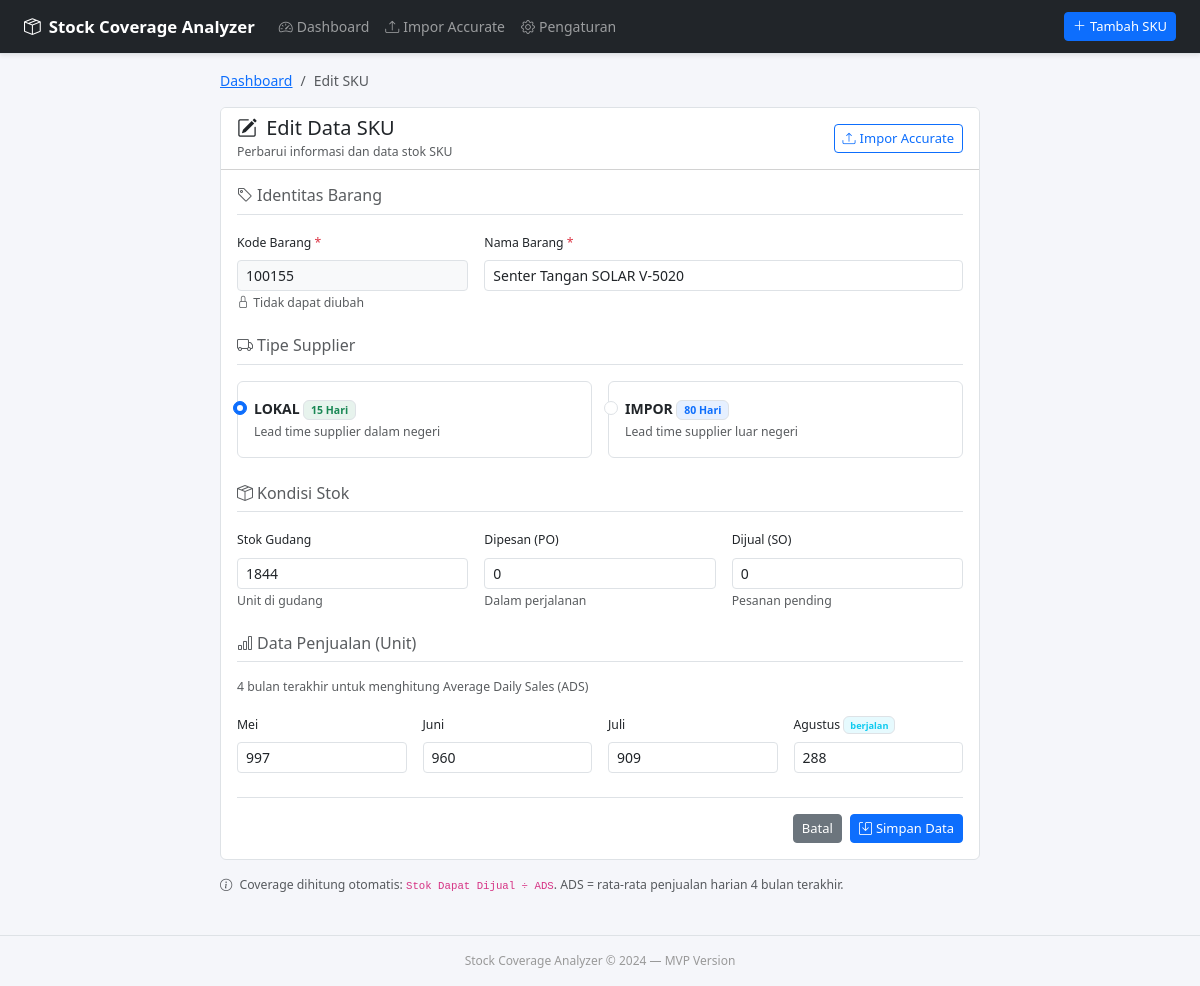
The page /sku/100155/edit on the database its author committed.
### app/models.py (models this page shows, shortened)
class SKU(db.Model):
    __tablename__ = "sku"
    kode_barang = db.Column(db.String(50), primary_key=True)
    nama_barang = db.Column(db.String(200), nullable=False)
    supplier = db.Column(db.String(10), nullable=False)  # IMPOR | LOKAL
    stok_gudang = db.Column(db.Integer, nullable=False, default=0)
    dipesan = db.Column(db.Integer, nullable=False, default=0)
    dijual = db.Column(db.Integer, nullable=False, default=0)
    penjualan_mei = db.Column(db.Integer, nullable=False, default=0)
    penjualan_juni = db.Column(db.Integer, nullable=False, default=0)
    penjualan_juli = db.Column(db.Integer, nullable=False, default=0)
    penjualan_agustus = db.Column(db.Integer, nullable=False, default=0)

### app/routes.py (the view, shortened to what this page needs)
@bp.route("/sku/<kode>/edit", methods=["GET", "POST"])
def edit_sku(kode):
    sku = SKU.query.get_or_404(kode)
    return render_template("form_sku.html", sku=sku, action="Edit")

### app/templates/form_sku.html (shortened to what this page needs)
{% extends "base.html" %}
{% block content %}
<div class="row justify-content-center">
  <div class="col-lg-8">
    <nav aria-label="breadcrumb" class="mb-3">
      <ol class="breadcrumb small">
        <li class="breadcrumb-item"><a href="{{ url_for('main.index') }}">Dashboard</a></li>
        <li class="breadcrumb-item active">{{ action }} SKU</li>
      </ol>
    </nav>
    <div class="card">
      <div class="card-header d-flex align-items-center justify-content-between flex-wrap gap-2 bg-white">
        <div>
          <h5 class="mb-0">
            {% if action == 'Edit' %}
            <i class="bi bi-pencil-square me-1"></i>
            {% else %}
            <i class="bi bi-plus-circle me-1"></i>
            {% endif %}
            {{ action }} Data SKU
          </h5>
          <small class="text-muted">
            {% if action == 'Edit' %}Perbarui informasi dan data stok SKU{% else %}Tambahkan SKU baru ke dalam sistem{% endif %}
          </small>
        </div>
        <a href="{{ url_for('main.import_accurate') }}" class="btn btn-outline-primary btn-sm">
          <i class="bi bi-upload me-1"></i>Impor Accurate
        </a>
      </div>
      <div class="card-body">
        <form method="post" id="sku-form" novalidate>
          <h6 class="text-muted border-bottom pb-2 mb-3"><i class="bi bi-tag me-1"></i>Identitas Barang</h6>
          <div class="row g-3 mb-4">
            <div class="col-md-4">
              <label for="kode_barang" class="form-label small">Kode Barang <span class="text-danger">*</span></label>
              <input type="text" id="kode_barang" name="kode_barang"
                     value="{{ sku.kode_barang if sku else '' }}"
                     {% if action == 'Edit' %}readonly{% endif %}
                     placeholder="Contoh: 100118"
                     class="form-control form-control-sm {% if action == 'Edit' %}bg-light{% endif %}"
                     required />
              {% if action == 'Edit' %}
              <small class="text-muted"><i class="bi bi-lock me-1"></i>Tidak dapat diubah</small>
              {% endif %}
            </div>
            <div class="col-md-8">
              <label for="nama_barang" class="form-label small">Nama Barang <span class="text-danger">*</span></label>
              <input type="text" id="nama_barang" name="nama_barang"
                     value="{{ sku.nama_barang if sku else '' }}"
                     class="form-control form-control-sm"
                     placeholder="Nama lengkap barang" required />
            </div>
          </div>
          <h6 class="text-muted border-bottom pb-2 mb-3"><i class="bi bi-truck me-1"></i>Tipe Supplier</h6>
          <div class="row g-3 mb-4">
            <div class="col-6">
              <div class="form-check border rounded p-3">
                <input type="radio" name="supplier" id="sup-lokal" value="LOKAL"
                       class="form-check-input"
                       {% if not sku or sku.supplier == 'LOKAL' %}checked{% endif %} />
                <label class="form-check-label" for="sup-lokal">
                  <strong>LOKAL</strong> <span class="badge bg-success bg-opacity-10 text-success border">15 Hari</span>
                  <br><small class="text-muted">Lead time supplier dalam negeri</small>
                </label>
              </div>
            </div>
            <div class="col-6">
              <div class="form-check border rounded p-3">
                <input type="radio" name="supplier" id="sup-impor" value="IMPOR"
                       class="form-check-input"
                       {% if sku and sku.supplier == 'IMPOR' %}checked{% endif %} />
                <label class="form-check-label" for="sup-impor">
                  <strong>IMPOR</strong> <span class="badge bg-primary bg-opacity-10 text-primary border">80 Hari</span>
                  <br><small class="text-muted">Lead time supplier luar negeri</small>
                </label>
              </div>
            </div>
          </div>
          <h6 class="text-muted border-bottom pb-2 mb-3"><i class="bi bi-box-seam me-1"></i>Kondisi Stok</h6>
          <div class="row g-3 mb-4">
            <div class="col-md-4">
              <label for="stok_gudang" class="form-label small">Stok Gudang</label>
              <input type="number" id="stok_gudang" name="stok_gudang" min="0"
                     value="{{ sku.stok_gudang if sku else 0 }}"
                     class="form-control form-control-sm" />
              <small class="text-muted">Unit di gudang</small>
            </div>
            <div class="col-md-4">
              <label for="dipesan" class="form-label small">Dipesan (PO)</label>
              <input type="number" id="dipesan" name="dipesan" min="0"
                     value="{{ sku.dipesan if sku else 0 }}"
                     class="form-control form-control-sm" />
              <small class="text-muted">Dalam perjalanan</small>
            </div>
            <div class="col-md-4">
              <label for="dijual" class="form-label small">Dijual (SO)</label>
              <input type="number" id="dijual" name="dijual" min="0"
                     value="{{ sku.dijual if sku else 0 }}"
                     class="form-control form-control-sm" />
              <small class="text-muted">Pesanan pending</small>
            </div>
          </div>
          <h6 class="text-muted border-bottom pb-2 mb-3"><i class="bi bi-bar-chart me-1"></i>Data Penjualan (Unit)</h6>
          <p class="small text-muted mb-3">4 bulan terakhir untuk menghitung Average Daily Sales (ADS)</p>
          <div class="row g-3 mb-4">
            <div class="col-6 col-md-3">
              <label for="penjualan_mei" class="form-label small">Mei</label>
              <input type="number" id="penjualan_mei" name="penjualan_mei" min="0"
                     value="{{ sku.penjualan_mei if sku else 0 }}"
                     class="form-control form-control-sm" />
            </div>
            <div class="col-6 col-md-3">
              <label for="penjualan_juni" class="form-label small">Juni</label>
              <input type="number" id="penjualan_juni" name="penjualan_juni" min="0"
                     value="{{ sku.penjualan_juni if sku else 0 }}"
                     class="form-control form-control-sm" />
            </div>
            <div class="col-6 col-md-3">
              <label for="penjualan_juli" class="form-label small">Juli</label>
              <input type="number" id="penjualan_juli" name="penjualan_juli" min="0"
                     value="{{ sku.penjualan_juli if sku else 0 }}"
                     class="form-control form-control-sm" />
            </div>
            <div class="col-6 col-md-3">
              <label for="penjualan_agustus" class="form-label small">
                Agustus <span class="badge bg-info bg-opacity-10 text-info border">berjalan</span>
              </label>
              <input type="number" id="penjualan_agustus" name="penjualan_agustus" min="0"
                     value="{{ sku.penjualan_agustus if sku else 0 }}"
                     class="form-control form-control-sm" />
            </div>
          </div>
          <div class="d-flex justify-content-end gap-2 pt-3 border-top">
            <a href="{{ url_for('main.index') }}" class="btn btn-secondary btn-sm" id="btn-batal">Batal</a>
            <button type="submit" class="btn btn-primary btn-sm" id="btn-simpan">
              <i class="bi bi-save me-1"></i>Simpan Data
            </button>
          </div>
        </form>
      </div>
    </div>
    <div class="small text-muted mt-3">
      <i class="bi bi-info-circle me-1"></i>
      Coverage dihitung otomatis: <code>Stok Dapat Dijual ÷ ADS</code>. ADS = rata-rata penjualan harian 4 bulan terakhir.
    </div>
  </div>
</div>
{% endblock %}

### app/templates/base.html (style rules this page uses)
body { font-size: 14px; background: #f5f6fa; }
.card { border: 1px solid #dee2e6; border-radius: 6px; }
.badge { font-weight: 600; }
.btn-sm { font-size: 13px; }

### rows shown on the page
SKU: kode_barang "100155", nama_barang "Senter Tangan SOLAR V-5020", supplier "☑ LOKAL 15 Hari Lead time suppli", supplier "☐ IMPOR 80 Hari Lead time suppli", stok_gudang "1844", dipesan "0", dijual "0", penjualan_mei "997", penjualan_juni "960", penjualan_juli "909", penjualan_agustus "288"

### other values the page prints
{{ action }} "Edit"
